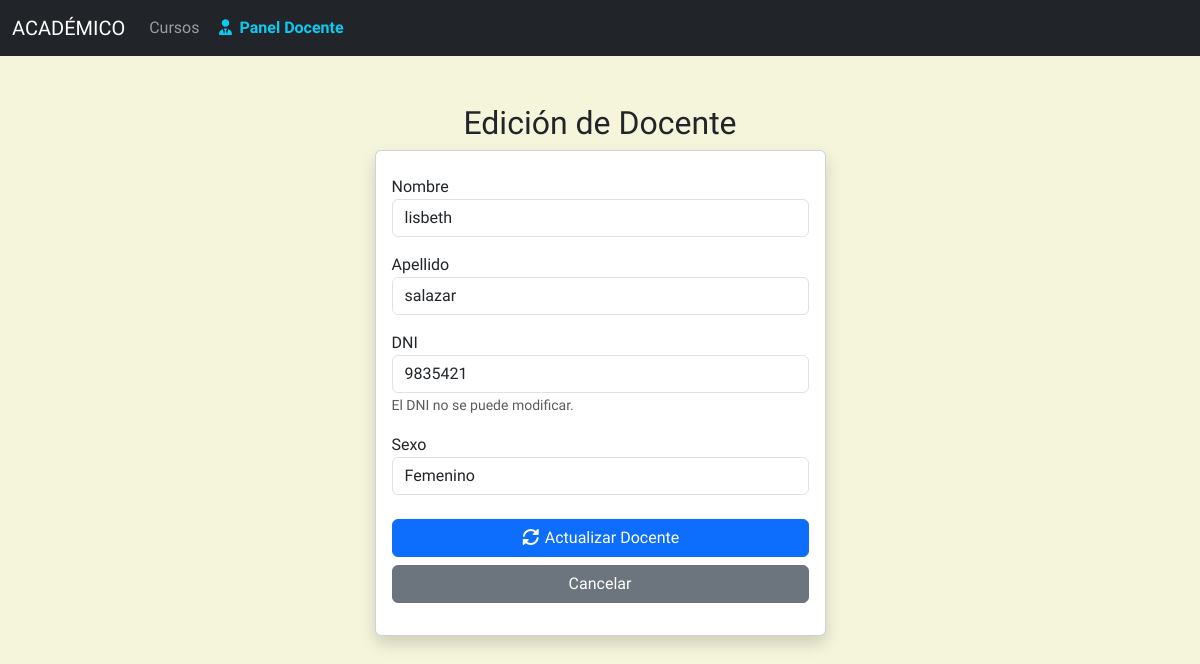
The page /docenteedicion/9 on the database its author committed.
### aplicaciones/academico/models.py (models this page shows, shortened)
class docente(models.Model):
    nombre = models.CharField(max_length=20, verbose_name= "Nombre")
    apellido = models.CharField(max_length=20, verbose_name= "Apellido")
    dni = models.PositiveBigIntegerField(verbose_name = "Documento")
    sexo = models.CharField(max_length= 1,choices = sexos, default= "O")
    class Meta:
        db_table = "Docente"
        verbose_name = "docente"
        verbose_name_plural = "docentes"
        ordering = ["apellido","-nombre"]

### aplicaciones/academico/views.py (the view)
# urls.py: path("docenteedicion/<int:id>", docenteedicion , name = "docenteedicion"),
def docenteedicion(request, id):
    profe = docente.objects.get(id=id)
    return render(request, "academico/ediciondocente.html", {"docente": profe})

### aplicaciones/academico/templates/academico/ediciondocente.html (shortened to what this page needs)
{% extends "academico/gestioncursos.html" %}
{% block content %}
<div class="container mt-5">
    <div class="row justify-content-center">
        <div class="col-md-5">
            <h2 class="text-center">Edición de Docente</h2>
            <div class="card shadow">
                <div class="card-body">
                    <form action="{% url 'editardocente_final' %}" method="POST">
                        <div class="form-group py-2">
                            <label for="txtnombre">Nombre</label>
                            <input type="text" name="txtnombre" value="{{ docente.nombre }}" class="form-control" required>
                        </div>
                        <div class="form-group py-2">
                            <label for="txtapellido">Apellido</label>
                            <input type="text" name="txtapellido" value="{{ docente.apellido }}" class="form-control" required>
                        </div>
                        <div class="form-group py-2">
                            <label for="txtdni">DNI</label>
                            <input type="number" name="txtdni" value="{{ docente.dni }}" class="form-control" readonly>
                            <small class="text-muted">El DNI no se puede modificar.</small>
                        </div>
                        <div class="form-group py-2">
                            <label for="txtsexo">Sexo</label>
                            <select name="txtsexo" class="form-control" required>
                                <option value="F" {% if docente.sexo == 'F' %}selected{% endif %}>Femenino</option>
                            </select>
                        </div>
                        <div class="form-group py-3">
                            <button type="submit" class="btn btn-primary w-100 text-white">
                                <i class="fa-solid fa-rotate"></i> Actualizar Docente
                            </button>
                            <a href="{% url 'listdocentes' %}" class="btn btn-secondary w-100 mt-2">Cancelar</a>
                        </div>
                    </form>
                </div>
            </div>
        </div>
    </div>
</div>
{% endblock %}

### aplicaciones/academico/static/css/gestioncursos.css (style rules this page uses)
body { font-family: "Playwrite NZ Basic", system-ui !important; }
body { background-color: beige !important; }

### rows shown on the page
docente: txtnombre "lisbeth", txtapellido "salazar", txtdni "9835421", txtsexo "Femenino"
